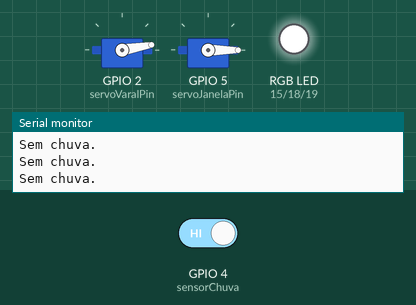
Bench run of a sketch on a simulated ESP32. Parts: 2 × servo, an RGB LED mixed from three pins (HIGH = lit), the last lines printed to the serial monitor. Inputs (shaded band) come from the test bench; at power-on: GPIO 4 (sensorChuva) HIGH.

Above: at 16.8 s.
16.9 s: GPIO 4 (sensorChuva) driven LOW
At 25.3 s:
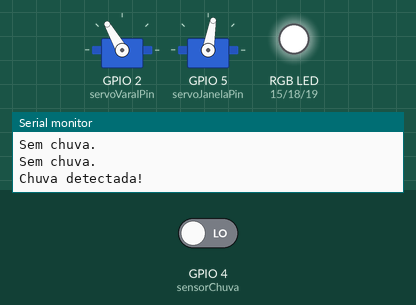
At 30.2 s:
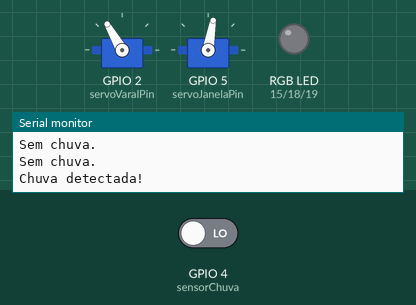
30.5 s: GPIO 4 (sensorChuva) driven HIGH
At 37.6 s:
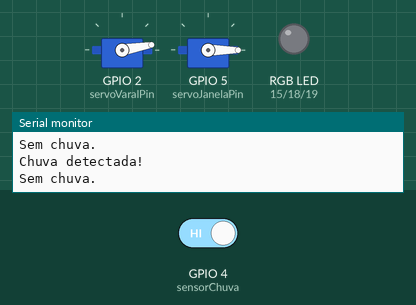
Timing chart, 0 to 46.5 s (numbered marks = the images above; inputs shaded):
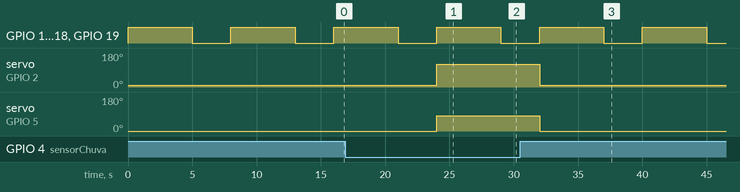

The sketch:

janela_varal.ino
```cpp
#include <ESP32Servo.h>

//  Sensor e servos
int sensorChuva = 4;// D4
int servoVaralPin = 2;// D2
int servoJanelaPin = 5; // D5

Servo servoVaral;
Servo servoJanela;

// LED RGB
int redPin = 15;
int greenPin = 18;
int bluePin = 19;

// Tempo LED
int tempoAcender = 5000; // 5s aceso
int tempoApagar = 3000;  // 3s apagado

void setup() {
  Serial.begin(115200);

  // Configura servos
  servoVaral.attach(servoVaralPin);
  servoJanela.attach(servoJanelaPin);
  servoVaral.write(10);   // Varal inicia recolhido
  servoJanela.write(0);   // Janela inicia aberta
  Serial.println("Servos prontos.");

  // Configura sensor de chuva
  pinMode(sensorChuva, INPUT);

  // Configura LED RGB
  pinMode(redPin, OUTPUT);
  pinMode(greenPin, OUTPUT);
  pinMode(bluePin, OUTPUT);
}

void loop() {
  // --- Sensor de chuva e servos ---
  int chuva = digitalRead(sensorChuva);

  if (chuva == LOW) { // Chuva detectada
    Serial.println("Chuva detectada!");
    servoVaral.write(120);   // Recolhe varal
    servoJanela.write(80);   // Fecha janela
  } else {
    Serial.println("Sem chuva.");
    servoVaral.write(10);    // Estende varal
    servoJanela.write(0);    // Abre janela
  }

  // --- LED RGB branco temporizado ---
  digitalWrite(redPin, HIGH);
  digitalWrite(greenPin, HIGH);
  digitalWrite(bluePin, HIGH);
  delay(tempoAcender);

  digitalWrite(redPin, LOW);
  digitalWrite(greenPin, LOW);
  digitalWrite(bluePin, LOW);
  delay(tempoApagar);
}
```

Measured:
- after the input at 16.9 s, servo on GPIO 2 (servoVaralPin): 10° → 120° after 7.1 s; servo on GPIO 5 (servoJanelaPin): 0° → 80° after 7.1 s
- after the input at 30.5 s, servo on GPIO 2 (servoVaralPin): 120° → 10° after 1.5 s; servo on GPIO 5 (servoJanelaPin): 80° → 0° after 1.5 s
- by itself, GPIO 15 (redPin), GPIO 18 (greenPin), GPIO 19 (bluePin): alternates HIGH for 5.0 s and LOW for 3.0 s
